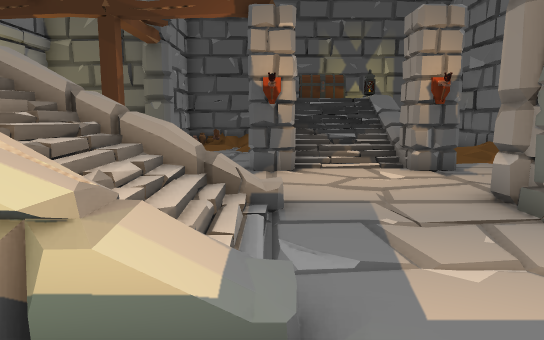
view 1 (above)

24 first-person views from a walk through a Unity game level. The camera is 1.4 m above the floor, tilts 8° down and sees 70° across. The floor is counted in squares, 1 m on a side. Each view is taken from the middle of a square. On the plan, view 1 faces up. The plan holds only what a view shows up to about 16 squares ahead; the rest is blank. The place goes on beyond the plan. Door leaves are left out, so doorways stand open.

view 2
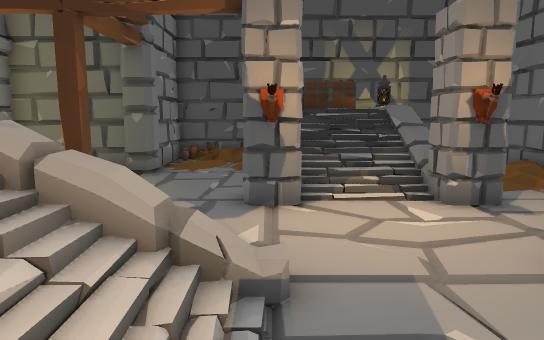

view 3
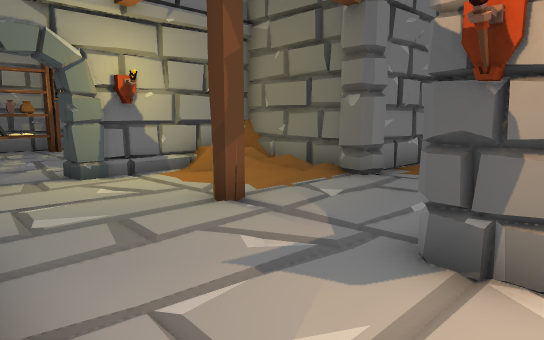

view 4
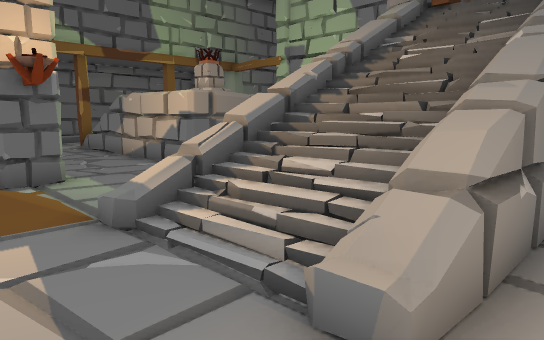

view 5
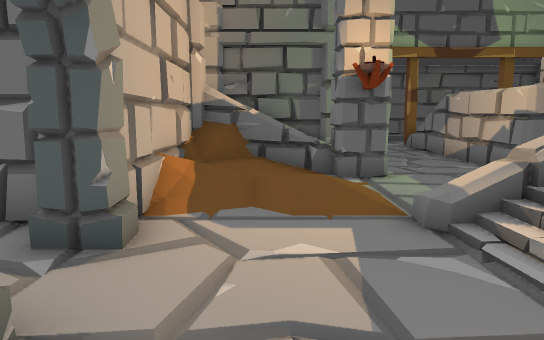

view 6
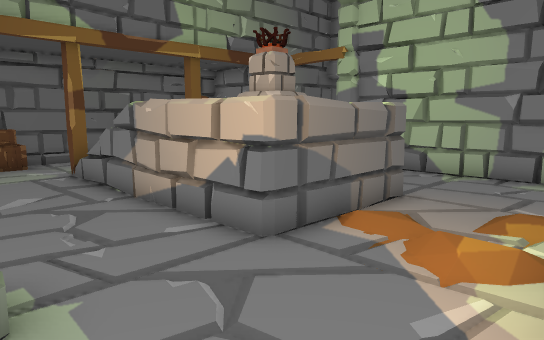

view 7
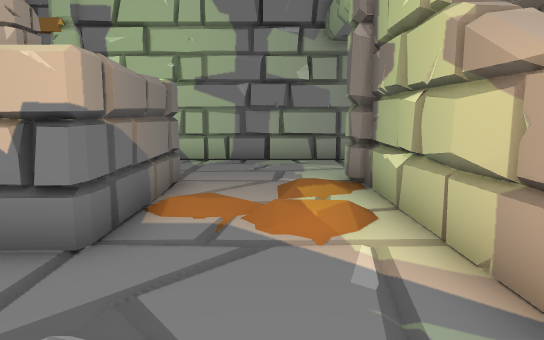

view 8
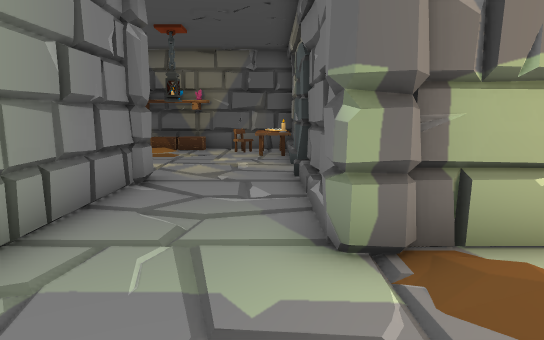

view 9
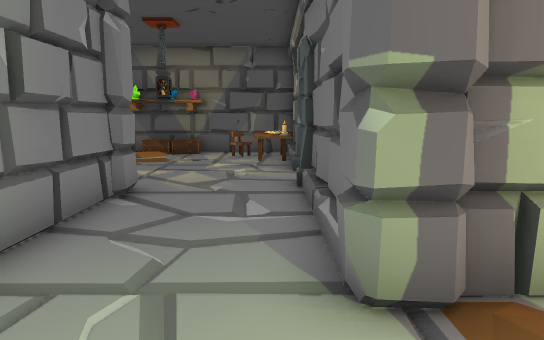

view 10
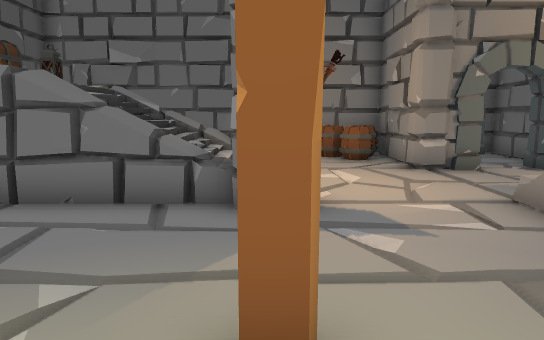

view 11
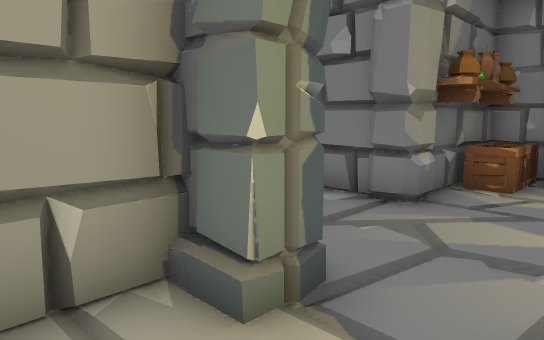

view 12
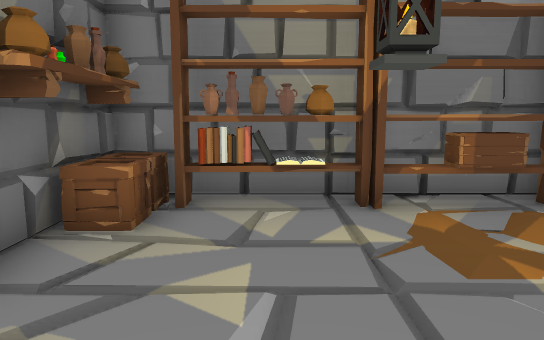

view 13
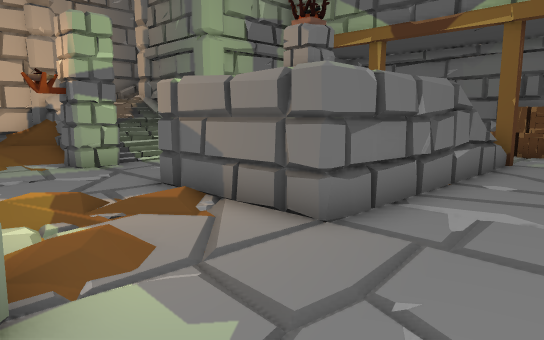

view 14
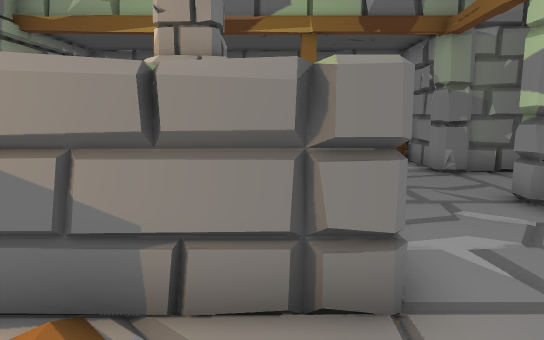

view 15
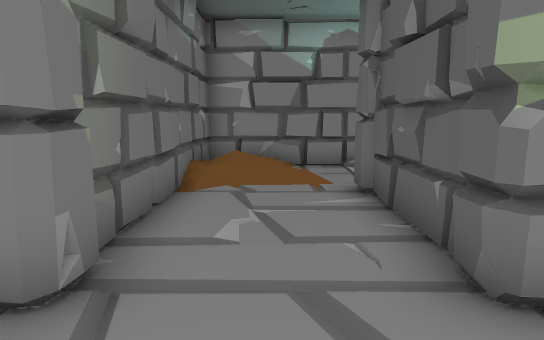

view 16
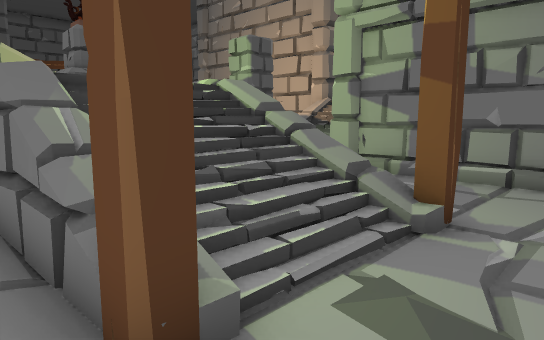

view 17
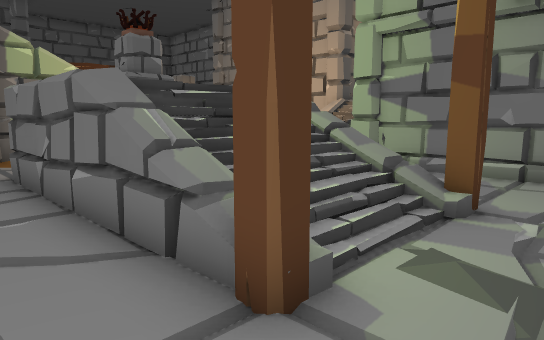

view 18
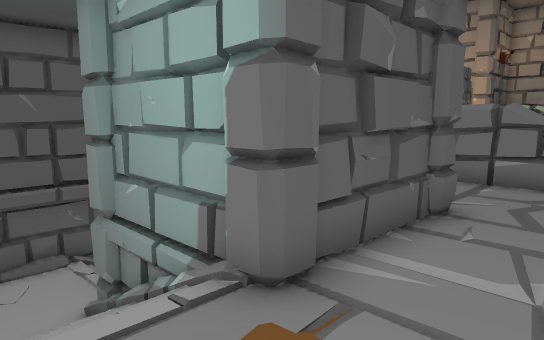

view 19
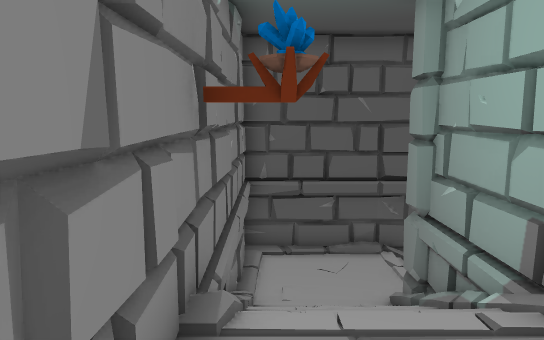

view 20
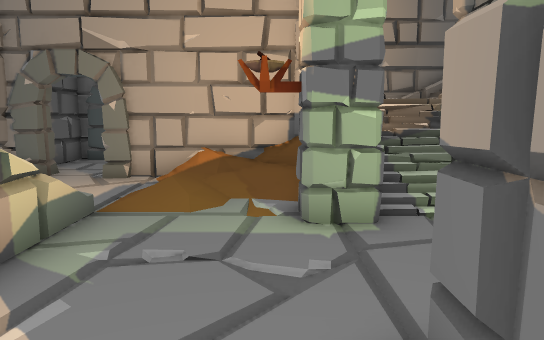

view 21
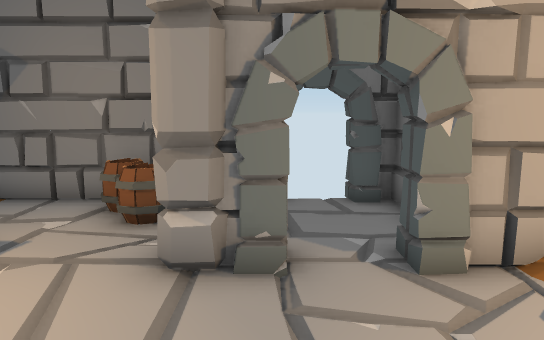

view 22
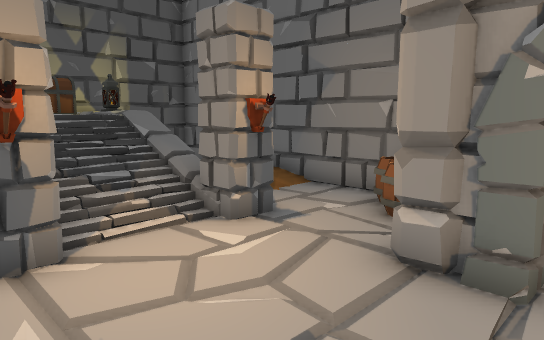

view 23
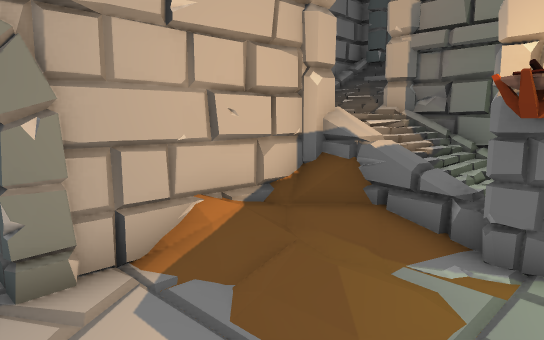

view 24
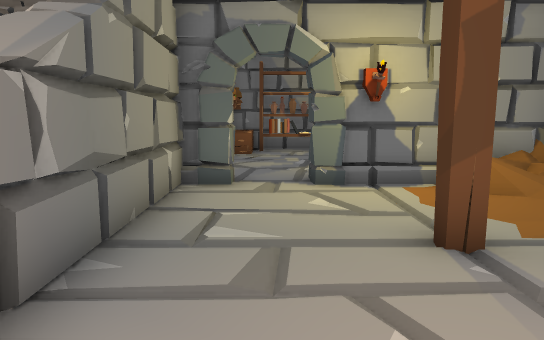

### Floor plan
Key: @ floor where view 1 was taken; # wall or solid block; x gap in a wall; . main floor; : floor 0.25 m higher than the main floor; - floor 0.5 m lower than the main floor; _ floor 0.75 m lower than the main floor; + floor 1 m higher than the main floor; * floor 1.25 m higher than the main floor; % floor 1.5 m higher than the main floor; < floor 1.5 m lower than the main floor; ( floor 1.75 m lower than the main floor; & floor 2 m higher than the main floor; ! floor 2 m lower than the main floor; ? floor 3.75 m lower than the main floor; / step, stairs or slope; D open door; = window, fence, low wall or low ledge; v drop or lower ground; O other object.
Columns run from 20 left of view 1 to 8 right of it. Each row starts with its distance up from view 1.
 18                 ####
 17                 #/O  #######
 16                 #.// OOO#  #
 15                 #../   &#  #
 14     ####O########...v //#  #
 13     #OO O.OO#///....v///# :#
 12     #O....O #///....=///# :#
 11     #O.....O#//.....O///# .#
 10     #O..... O...O..OO///OO.##
  9     #O......DD......O...O .=#
  8     #O......DD............OO#
  7     #OOO....DD............OO#
  6     #O###...#####x#=O...#####
  5         #...# ##=%=//...x...D
  4         #...####&%///.......D
  3         #...#####%+//...x...D
  2         #...#####=#=/../#####
  1  #####   ...././.....///#
  0  #!!!   ?....../....@///#
 -1  #!!!   #...../.......//#
 -2  #((#    ...=x###...OO//#
 -3  #<<#   #...=   #...//*%
 -4  #__#   #...# O &...//*%&
 -5 ##--#   #...= & #...  *%&  #
 -6 #./.#####...=///#...#####  #
 -7 #./.........v///#...#      #
 -8 #///........=///=...#      #
 -9 #///........=///x...#      #
-10 ########O. .O///O...#      #
-11        ##. .........O
-12         # .........
-13             OO...
-14               OO#

Where each view was taken, in squares from view 1:
view 1: 0 up, 0 right, facing up
view 2: 2 up, 0 right, facing up
view 3: 6 up, 1 right, facing up-left
view 4: 7 up, 2 right, facing down-left
view 5: 7 up, 2 right, facing down
view 6: 2 up, 0 right, facing down-left
view 7: 0 up, 0 right, facing left
view 8: 2 down, 9 left, facing up
view 9: 1 down, 9 left, facing up
view 10: 10 up, 6 left, facing right
view 11: 9 up, 6 left, facing down-left
view 12: 9 up, 9 left, facing left
view 13: 2 up, 11 left, facing down-right
view 14: 1 up, 7 left, facing down
view 15: 8 down, 9 left, facing left
view 16: 12 down, 9 left, facing up-right
view 17: 12 down, 10 left, facing up-right
view 18: 9 down, 19 left, facing up-right
view 19: 9 down, 19 left, facing up
view 20: 1 down, 6 left, facing right
view 21: 5 up, 1 left, facing right
view 22: 4 up, 1 left, facing up-right
view 23: 4 up, 1 left, facing down-right
view 24: 8 up, 0 right, facing left
